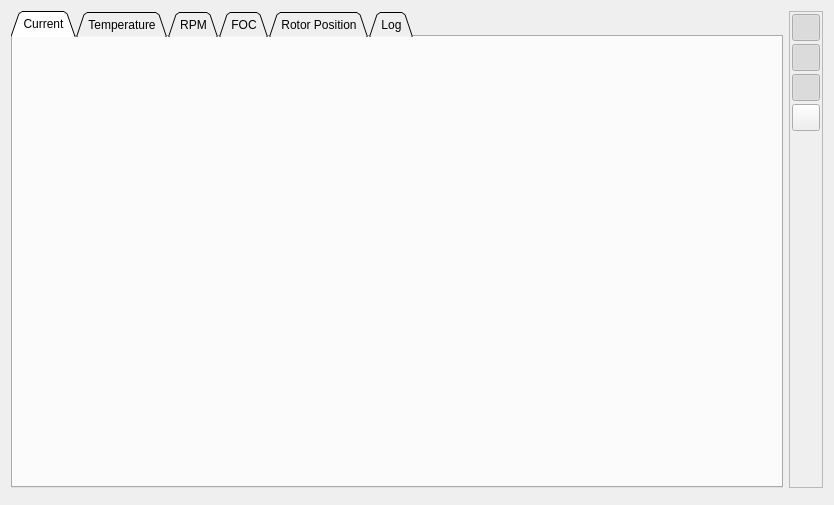
<?xml version="1.0" encoding="UTF-8"?>
<ui version="4.0">
 <class>PageRtData</class>
 <widget class="QWidget" name="PageRtData">
  <property name="geometry">
   <rect>
    <x>0</x>
    <y>0</y>
    <width>834</width>
    <height>505</height>
   </rect>
  </property>
  <property name="windowTitle">
   <string>Form</string>
  </property>
  <layout class="QVBoxLayout" name="verticalLayout_6">
   <item>
    <layout class="QHBoxLayout" name="horizontalLayout">
     <item>
      <widget class="QTabWidget" name="tabWidget">
       <property name="tabShape">
        <enum>QTabWidget::Triangular</enum>
       </property>
       <property name="currentIndex">
        <number>0</number>
       </property>
       <widget class="QWidget" name="tab">
        <attribute name="title">
         <string>Current</string>
        </attribute>
        <layout class="QVBoxLayout" name="verticalLayout_2">
         <item>
          <widget class="QCustomPlot" name="currentPlot" native="true"/>
         </item>
        </layout>
       </widget>
       <widget class="QWidget" name="tab_2">
        <attribute name="title">
         <string>Temperature</string>
        </attribute>
        <layout class="QVBoxLayout" name="verticalLayout_3" stretch="1,0">
         <item>
          <widget class="QCustomPlot" name="tempPlot" native="true"/>
         </item>
         <item>
          <layout class="QHBoxLayout" name="horizontalLayout_3">
           <item>
            <widget class="QCheckBox" name="tempShowMosfetBox">
             <property name="toolTip">
              <string>Show MOSFET temperature</string>
             </property>
             <property name="text">
              <string>MOSFET</string>
             </property>
             <property name="checked">
              <bool>true</bool>
             </property>
            </widget>
           </item>
           <item>
            <widget class="QCheckBox" name="tempShowMotorBox">
             <property name="toolTip">
              <string>Show motor temperature</string>
             </property>
             <property name="text">
              <string>Motor</string>
             </property>
             <property name="checked">
              <bool>true</bool>
             </property>
            </widget>
           </item>
           <item>
            <spacer name="horizontalSpacer">
             <property name="orientation">
              <enum>Qt::Horizontal</enum>
             </property>
             <property name="sizeHint" stdset="0">
              <size>
               <width>40</width>
               <height>20</height>
              </size>
             </property>
            </spacer>
           </item>
          </layout>
         </item>
        </layout>
       </widget>
       <widget class="QWidget" name="tab_3">
        <attribute name="title">
         <string>RPM</string>
        </attribute>
        <layout class="QVBoxLayout" name="verticalLayout_4">
         <item>
          <widget class="QCustomPlot" name="rpmPlot" native="true"/>
         </item>
        </layout>
       </widget>
       <widget class="QWidget" name="tab_4">
        <attribute name="title">
         <string>FOC</string>
        </attribute>
        <layout class="QVBoxLayout" name="verticalLayout_5">
         <item>
          <widget class="QCustomPlot" name="focPlot" native="true"/>
         </item>
        </layout>
       </widget>
       <widget class="QWidget" name="tab_5">
        <attribute name="title">
         <string>Rotor Position</string>
        </attribute>
        <layout class="QHBoxLayout" name="horizontalLayout_2">
         <item>
          <layout class="QVBoxLayout" name="verticalLayout_8">
           <item>
            <widget class="QProgressBar" name="posBar">
             <property name="maximum">
              <number>359</number>
             </property>
             <property name="value">
              <number>120</number>
             </property>
             <property name="format">
              <string>%v Degrees</string>
             </property>
            </widget>
           </item>
           <item>
            <widget class="QCustomPlot" name="posPlot" native="true">
             <property name="sizePolicy">
              <sizepolicy hsizetype="Preferred" vsizetype="MinimumExpanding">
               <horstretch>0</horstretch>
               <verstretch>0</verstretch>
              </sizepolicy>
             </property>
            </widget>
           </item>
          </layout>
         </item>
         <item>
          <layout class="QVBoxLayout" name="verticalLayout_7">
           <item>
            <widget class="QPushButton" name="posInductanceButton">
             <property name="toolTip">
              <string>Start inductance based signal injection detection (BLDC only)</string>
             </property>
             <property name="text">
              <string>Inductance</string>
             </property>
            </widget>
           </item>
           <item>
            <widget class="QPushButton" name="posEncoderButton">
             <property name="toolTip">
              <string>Plot the encoder position</string>
             </property>
             <property name="text">
              <string>Encoder</string>
             </property>
            </widget>
           </item>
           <item>
            <widget class="QPushButton" name="posObserverButton">
             <property name="toolTip">
              <string>Plot the rotor position seen by the observer (FOC only)</string>
             </property>
             <property name="text">
              <string>Observer</string>
             </property>
            </widget>
           </item>
           <item>
            <widget class="QPushButton" name="posPidButton">
             <property name="toolTip">
              <string>Plot the PID controller position</string>
             </property>
             <property name="text">
              <string>PID Pos</string>
             </property>
            </widget>
           </item>
           <item>
            <widget class="QPushButton" name="posEncoderObserverErrorButton">
             <property name="toolTip">
              <string>Plot the difference between the observer and encoder position (FOC only)</string>
             </property>
             <property name="text">
              <string>Observer Error</string>
             </property>
            </widget>
           </item>
           <item>
            <widget class="QPushButton" name="posPidErrorButton">
             <property name="toolTip">
              <string>Plot the PID controller position error</string>
             </property>
             <property name="text">
              <string>PID Error</string>
             </property>
            </widget>
           </item>
           <item>
            <widget class="QPushButton" name="posStopButton">
             <property name="toolTip">
              <string>Stop sending position samples</string>
             </property>
             <property name="text">
              <string>Stop</string>
             </property>
            </widget>
           </item>
           <item>
            <spacer name="verticalSpacer_2">
             <property name="orientation">
              <enum>Qt::Vertical</enum>
             </property>
             <property name="sizeHint" stdset="0">
              <size>
               <width>20</width>
               <height>0</height>
              </size>
             </property>
            </spacer>
           </item>
          </layout>
         </item>
        </layout>
       </widget>
       <widget class="QWidget" name="tab_6">
        <attribute name="title">
         <string>Log</string>
        </attribute>
        <layout class="QVBoxLayout" name="verticalLayout_9">
         <item>
          <layout class="QHBoxLayout" name="horizontalLayout_4">
           <item>
            <widget class="QPushButton" name="csvHelpButton">
             <property name="sizePolicy">
              <sizepolicy hsizetype="Fixed" vsizetype="Fixed">
               <horstretch>0</horstretch>
               <verstretch>0</verstretch>
              </sizepolicy>
             </property>
             <property name="text">
              <string/>
             </property>
             <property name="icon">
              <iconset resource="../res.qrc">
               <normaloff>:/res/icons/Help-96.png</normaloff>:/res/icons/Help-96.png</iconset>
             </property>
            </widget>
           </item>
           <item>
            <widget class="QLabel" name="label">
             <property name="text">
              <string>CSV</string>
             </property>
            </widget>
           </item>
           <item>
            <widget class="QLineEdit" name="csvFileEdit">
             <property name="text">
              <string>./log</string>
             </property>
            </widget>
           </item>
           <item>
            <widget class="QPushButton" name="csvChooseDirButton">
             <property name="toolTip">
              <string>Choose output directory</string>
             </property>
             <property name="text">
              <string/>
             </property>
             <property name="icon">
              <iconset resource="../res.qrc">
               <normaloff>:/res/icons/Open Folder-96.png</normaloff>:/res/icons/Open Folder-96.png</iconset>
             </property>
            </widget>
           </item>
           <item>
            <widget class="QCheckBox" name="csvEnableLogBox">
             <property name="text">
              <string>Enable Logging</string>
             </property>
            </widget>
           </item>
          </layout>
         </item>
         <item>
          <spacer name="verticalSpacer_3">
           <property name="orientation">
            <enum>Qt::Vertical</enum>
           </property>
           <property name="sizeHint" stdset="0">
            <size>
             <width>20</width>
             <height>384</height>
            </size>
           </property>
          </spacer>
         </item>
        </layout>
       </widget>
      </widget>
     </item>
     <item>
      <widget class="QFrame" name="buttonFrame">
       <property name="sizePolicy">
        <sizepolicy hsizetype="Fixed" vsizetype="Preferred">
         <horstretch>0</horstretch>
         <verstretch>0</verstretch>
        </sizepolicy>
       </property>
       <property name="frameShape">
        <enum>QFrame::StyledPanel</enum>
       </property>
       <property name="frameShadow">
        <enum>QFrame::Plain</enum>
       </property>
       <layout class="QVBoxLayout" name="verticalLayout">
        <property name="spacing">
         <number>3</number>
        </property>
        <property name="leftMargin">
         <number>2</number>
        </property>
        <property name="topMargin">
         <number>2</number>
        </property>
        <property name="rightMargin">
         <number>2</number>
        </property>
        <property name="bottomMargin">
         <number>2</number>
        </property>
        <item>
         <widget class="QToolButton" name="autoscaleButton">
          <property name="sizePolicy">
           <sizepolicy hsizetype="Fixed" vsizetype="Fixed">
            <horstretch>0</horstretch>
            <verstretch>0</verstretch>
           </sizepolicy>
          </property>
          <property name="font">
           <font>
            <pointsize>3</pointsize>
           </font>
          </property>
          <property name="toolTip">
           <string>Autoscale plots with incoming samples</string>
          </property>
          <property name="text">
           <string/>
          </property>
          <property name="icon">
           <iconset resource="../res.qrc">
            <normaloff>:/res/icons/size_off.png</normaloff>
            <normalon>:/res/icons/size_on.png</normalon>:/res/icons/size_off.png</iconset>
          </property>
          <property name="iconSize">
           <size>
            <width>20</width>
            <height>20</height>
           </size>
          </property>
          <property name="checkable">
           <bool>true</bool>
          </property>
          <property name="checked">
           <bool>true</bool>
          </property>
         </widget>
        </item>
        <item>
         <widget class="QToolButton" name="zoomHButton">
          <property name="sizePolicy">
           <sizepolicy hsizetype="Fixed" vsizetype="Fixed">
            <horstretch>0</horstretch>
            <verstretch>0</verstretch>
           </sizepolicy>
          </property>
          <property name="font">
           <font>
            <pointsize>3</pointsize>
           </font>
          </property>
          <property name="toolTip">
           <string>Enable horizontal zoom</string>
          </property>
          <property name="text">
           <string/>
          </property>
          <property name="icon">
           <iconset resource="../res.qrc">
            <normaloff>:/res/icons/expand_off.png</normaloff>
            <normalon>:/res/icons/expand_on.png</normalon>:/res/icons/expand_off.png</iconset>
          </property>
          <property name="iconSize">
           <size>
            <width>20</width>
            <height>20</height>
           </size>
          </property>
          <property name="checkable">
           <bool>true</bool>
          </property>
          <property name="checked">
           <bool>true</bool>
          </property>
         </widget>
        </item>
        <item>
         <widget class="QToolButton" name="zoomVButton">
          <property name="sizePolicy">
           <sizepolicy hsizetype="Fixed" vsizetype="Fixed">
            <horstretch>0</horstretch>
            <verstretch>0</verstretch>
           </sizepolicy>
          </property>
          <property name="font">
           <font>
            <pointsize>3</pointsize>
           </font>
          </property>
          <property name="toolTip">
           <string>Enable vertical zoom</string>
          </property>
          <property name="text">
           <string/>
          </property>
          <property name="icon">
           <iconset resource="../res.qrc">
            <normaloff>:/res/icons/expand_v_off.png</normaloff>
            <normalon>:/res/icons/expand_v_on.png</normalon>:/res/icons/expand_v_off.png</iconset>
          </property>
          <property name="iconSize">
           <size>
            <width>20</width>
            <height>20</height>
           </size>
          </property>
          <property name="checkable">
           <bool>true</bool>
          </property>
          <property name="checked">
           <bool>true</bool>
          </property>
         </widget>
        </item>
        <item>
         <widget class="QToolButton" name="rescaleButton">
          <property name="toolTip">
           <string>Rescale plots to fit</string>
          </property>
          <property name="text">
           <string/>
          </property>
          <property name="icon">
           <iconset resource="../res.qrc">
            <normaloff>:/res/icons/size_off.png</normaloff>:/res/icons/size_off.png</iconset>
          </property>
          <property name="iconSize">
           <size>
            <width>20</width>
            <height>20</height>
           </size>
          </property>
         </widget>
        </item>
        <item>
         <spacer name="verticalSpacer">
          <property name="orientation">
           <enum>Qt::Vertical</enum>
          </property>
          <property name="sizeHint" stdset="0">
           <size>
            <width>20</width>
            <height>40</height>
           </size>
          </property>
         </spacer>
        </item>
       </layout>
      </widget>
     </item>
    </layout>
   </item>
   <item>
    <widget class="RtDataText" name="rtText" native="true"/>
   </item>
  </layout>
 </widget>
 <customwidgets>
  <customwidget>
   <class>QCustomPlot</class>
   <extends>QWidget</extends>
   <header>widgets/qcustomplot.h</header>
   <container>1</container>
  </customwidget>
  <customwidget>
   <class>RtDataText</class>
   <extends>QWidget</extends>
   <header>widgets/rtdatatext.h</header>
   <container>1</container>
  </customwidget>
 </customwidgets>
 <resources>
  <include location="../res.qrc"/>
 </resources>
 <connections/>
</ui>
